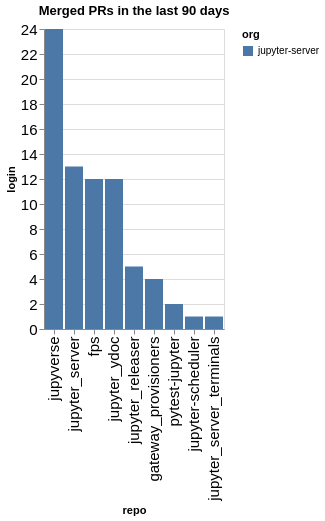

The notebook cell saved with this chart:
### Code cell
prs_by_repo = merged.groupby(['org', 'repo']).count()['login'].reset_index().sort_values(['org', 'login'], ascending=False)
alt.Chart(data=prs_by_repo, title=f"Merged PRs in the last {n_days} days").mark_bar().encode(
    x=alt.X('repo', sort=prs_by_repo['repo'].values.tolist()),
    y='login',
    color='org'
)

### Figure 1 — Vega-Lite specification as saved in the notebook (floating-point values rounded to 4 significant figures)
{"config": {"axisLeft": {"labelFontSize": 15}, "axisBottom": {"labelFontSize": 15}}, "data": {"name": "data-8f608f3aec636a6bc5e8ed3b97058a76"}, "mark": {"type": "bar"}, "encoding": {"color": {"field": "org", "type": "nominal"}, "x": {"field": "repo", "sort": ["jupyverse", "jupyter_server", "fps", "jupyter_ydoc", "jupyter_releaser", "gateway_provisioners", "pytest-jupyter", "jupyter-scheduler", "jupyter_server_terminals"], "type": "nominal"}, "y": {"field": "login", "type": "quantitative"}}, "title": "Merged PRs in the last 90 days", "$schema": "https://vega.github.io/schema/vega-lite/v5.20.1.json", "datasets": {"data-8f608f3aec636a6bc5e8ed3b97058a76": [{"org": "jupyter-server", "repo": "jupyverse", "login": 24}, {"org": "jupyter-server", "repo": "jupyter_server", "login": 13}, {"org": "jupyter-server", "repo": "fps", "login": 12}, {"org": "jupyter-server", "repo": "jupyter_ydoc", "login": 12}, {"org": "jupyter-server", "repo": "jupyter_releaser", "login": 5}, {"org": "jupyter-server", "repo": "gateway_provisioners", "login": 4}, {"org": "jupyter-server", "repo": "pytest-jupyter", "login": 2}, {"org": "jupyter-server", "repo": "jupyter-scheduler", "login": 1}, {"org": "jupyter-server", "repo": "jupyter_server_terminals", "login": 1}]}}
